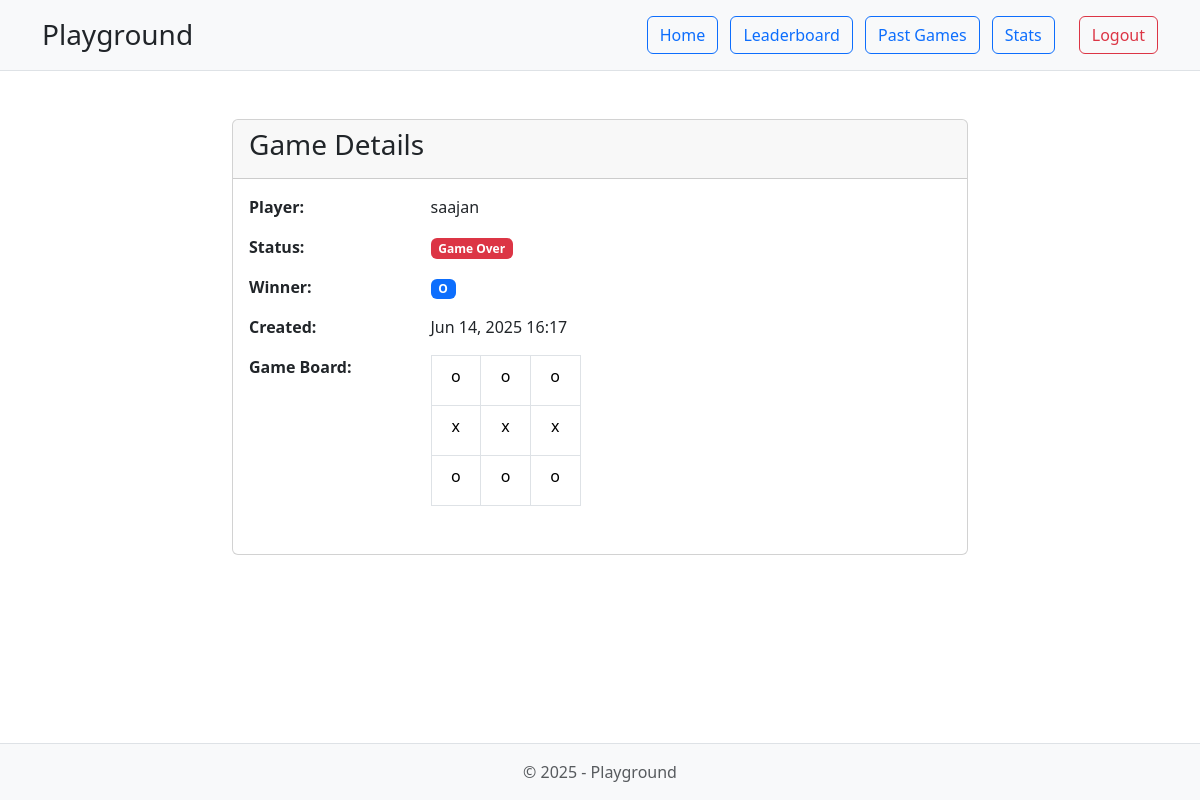
Page /tris/game/finished/1 (signed in) on the committed database.
### tris/models.py (models this page shows, shortened)
class TrisGame(models.Model):
    user = models.ForeignKey(User, on_delete=models.CASCADE)
    square_1_1 = models.CharField(max_length=1, blank=True, default='')
    square_1_2 = models.CharField(max_length=1, blank=True, default='')
    square_1_3 = models.CharField(max_length=1, blank=True, default='')
    square_2_1 = models.CharField(max_length=1, blank=True, default='')
    square_2_2 = models.CharField(max_length=1, blank=True, default='')
    square_2_3 = models.CharField(max_length=1, blank=True, default='')
    square_3_1 = models.CharField(max_length=1, blank=True, default='')
    square_3_2 = models.CharField(max_length=1, blank=True, default='')
    square_3_3 = models.CharField(max_length=1, blank=True, default='')
    is_over = models.BooleanField(default=False)
    winner = models.CharField(max_length=10, choices=[('X', 'X'), ('O', 'O'), ('Draw', 'Draw')], blank=True)
    created_at = models.DateTimeField(auto_now_add=True)

### tris/views.py (the view)
# urls.py: path('game/finished/<int:id>', views.finished),
@login_required
def finished(request, id):
    game = get_object_or_404(TrisGame, id=id, user=request.user)
    if not game.is_over:
        return HttpResponse("Game is not finished yet.")
    template = loader.get_template('finished.html')
    context = {
        'game': game
    }
    return HttpResponse(template.render(context, request))

### tris/templates/finished.html (shortened to what this page needs)
{% extends 'base.html' %}
{% block header %}
    {{ block.super }}
{% endblock %}
{% block content %}
    <div class="container mt-4">
        <div class="row justify-content-center">
            <div class="col-md-8">
                <div class="card">
                    <div class="card-header">
                        <h3 class="card-title">Game Details</h3>
                    </div>
                    <div class="card-body">
                        <div class="row mb-3">
                            <div class="col-sm-3"><strong>Player:</strong></div>
                            <div class="col-sm-9">{{ game.user.username }}</div>
                        </div>
                        <div class="row mb-3">
                            <div class="col-sm-3"><strong>Status:</strong></div>
                            <div class="col-sm-9">
                                {% if game.is_over %}
                                    <span class="badge bg-danger">Game Over</span>
                                {% else %}
                                    <span class="badge bg-success">In Progress</span>
                                {% endif %}
                            </div>
                        </div>
                        {% if game.winner %}
                        <div class="row mb-3">
                            <div class="col-sm-3"><strong>Winner:</strong></div>
                            <div class="col-sm-9">
                                <span class="badge bg-primary">{{ game.winner }}</span>
                            </div>
                        </div>
                        {% endif %}
                        <div class="row mb-3">
                            <div class="col-sm-3"><strong>Created:</strong></div>
                            <div class="col-sm-9">{{ game.created_at|date:"M d, Y H:i" }}</div>
                        </div>
                        <div class="row mb-3">
                            <div class="col-sm-3"><strong>Game Board:</strong></div>
                            <div class="col-sm-9">
                                <table class="table table-bordered text-center" style="width: 150px;">
                                    <tr>
                                        <td style="width: 50px; height: 50px;">{{ game.square_1_1|default:"&nbsp;" }}</td>
                                        <td style="width: 50px; height: 50px;">{{ game.square_1_2|default:"&nbsp;" }}</td>
                                        <td style="width: 50px; height: 50px;">{{ game.square_1_3|default:"&nbsp;" }}</td>
                                    </tr>
                                    <tr>
                                        <td style="width: 50px; height: 50px;">{{ game.square_2_1|default:"&nbsp;" }}</td>
                                        <td style="width: 50px; height: 50px;">{{ game.square_2_2|default:"&nbsp;" }}</td>
                                        <td style="width: 50px; height: 50px;">{{ game.square_2_3|default:"&nbsp;" }}</td>
                                    </tr>
                                    <tr>
                                        <td style="width: 50px; height: 50px;">{{ game.square_3_1|default:"&nbsp;" }}</td>
                                        <td style="width: 50px; height: 50px;">{{ game.square_3_2|default:"&nbsp;" }}</td>
                                        <td style="width: 50px; height: 50px;">{{ game.square_3_3|default:"&nbsp;" }}</td>
                                    </tr>
                                </table>
                            </div>
                        </div>
                    </div>
                </div>
            </div>
        </div>
    </div>
{% endblock %}
{% block footer %}
    {{ block.super }}
{% endblock %}

### rows in the picture
TrisGame: user.username "saajan", winner "O", created_at "Jun 14, 2025 16:17", square_1_1 "o", square_1_2 "o", square_1_3 "o", square_2_1 "x", square_2_2 "x", square_2_3 "x", square_3_1 "o", square_3_2 "o", square_3_3 "o"
